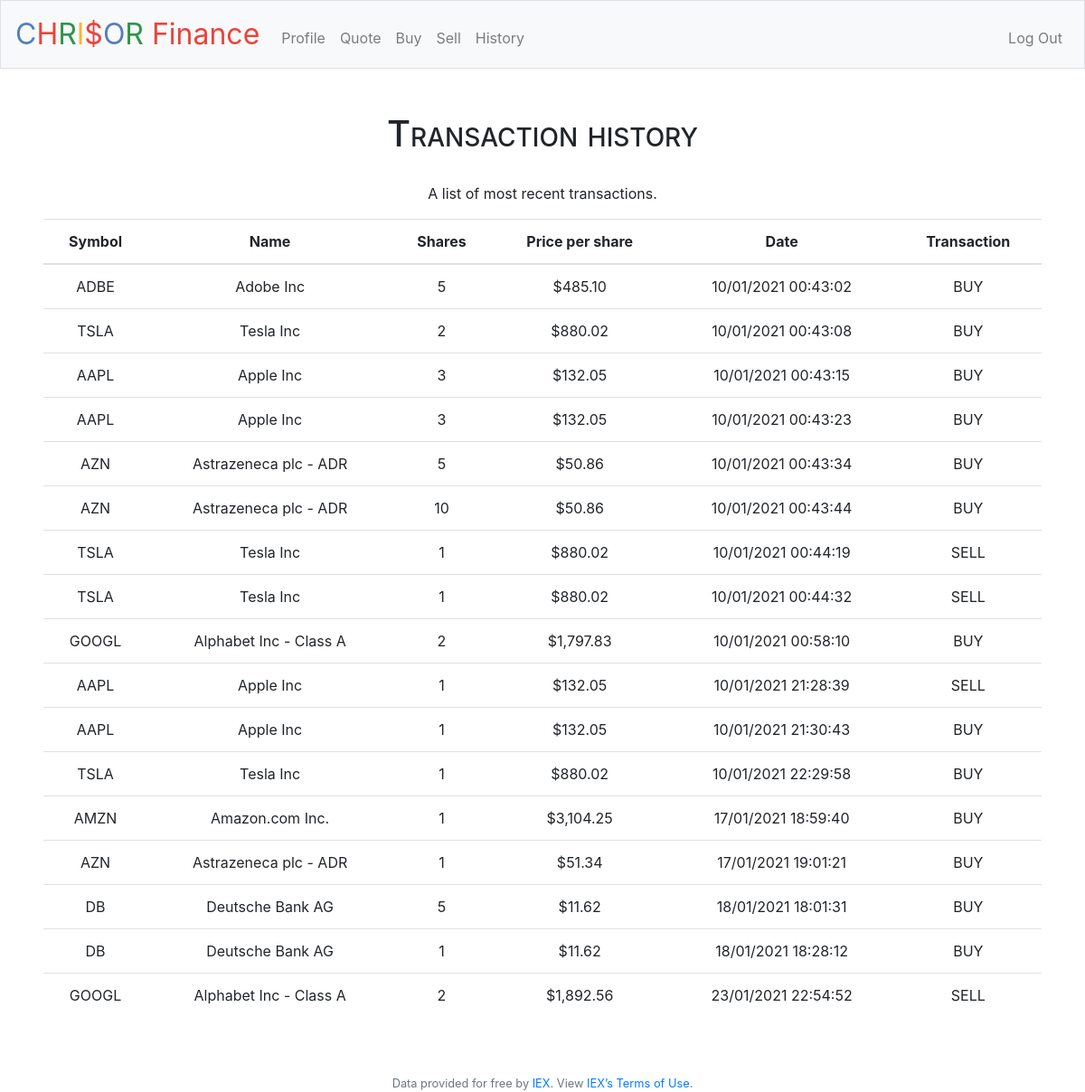
Screenshot of /history (signed in) with the database file from the repository.
### tables this page shows
CREATE TABLE 'history' ('symbol' TEXT, 'name' TEXT, 'user_id' integer, 'transaction_share_count' integer, 'original_price' number, 'date' datetime, 'purchase' text);

### finance/application.py (the view)
@app.route("/history")
@login_required
def history():
    user_id = session["user_id"]
    db.execute("SELECT symbol, name, transaction_share_count, original_price, date, purchase FROM history WHERE user_id = ?", [user_id])
    stocks = db.fetchall()
    return render_template("history.html", stocks=stocks)

### finance/application.py (called while the page is built)
@app.after_request
def after_request(response):
    response.headers["Cache-Control"] = "no-cache, no-store, must-revalidate"
    response.headers["Expires"] = 0
    response.headers["Pragma"] = "no-cache"
    return response

### finance/helpers.py (called while the page is built)
def login_required(f):
    @wraps(f)
    def decorated_function(*args, **kwargs):
        if session.get("user_id") is None:
            return redirect("/login")
        return f(*args, **kwargs)
    return decorated_function

def usd(value):
    return f"${value:,.2f}"

### finance/templates/history.html (shortened to what this page needs)
{% extends "layout.html" %}
{% block main %}
    <h1>Transaction history</h1>
    <p>A list of most recent transactions.</p>
    <div class="table-responsive">
    <table class="table table-hover">
        <thead>
            <tr>
                <th>Symbol</th>
                <th>Name</th>
                <th>Shares</th>
                <th>Price per share</th>
                <th>Date</th>
                <th>Transaction</th>
            </tr>
        </thead>
        <tbody>
            {% for stock in stocks %}
            <tr>
                <td>{{ stock.symbol }} </td>
                <td>{{ stock.name }}</td>
                <td>{{ stock.transaction_share_count }} </td>
                <td>{{ stock.original_price | usd }} </td>
                <td>{{ stock.date }} </td>
                <td>{{ stock.purchase }} </td>
            </tr>
            {% endfor %}
        </tbody>
    </table>
    </div>
{% endblock %}

### finance/templates/layout.html (shortened to what this page needs)
<!DOCTYPE html>
<html lang="en">
    <head>
        <link rel="stylesheet" href="https://cdn.jsdelivr.net/npm/bootstrap@4.5.3/dist/css/bootstrap.min.css">
        <link href="/static/styles.css" rel="stylesheet">
    </head>
    <body>
        <nav class="navbar navbar-expand-md navbar-light bg-light border">
            <a class="navbar-brand" href="/"><span class="blue">C</span><span class="red">H</span><span class="green">R</span><span class="yellow">I</span><span class="red">$</span><span class="blue">O</span><span class="green">R</span> <span class="red">Finance</span></a>
            <div class="collapse navbar-collapse" id="navbar">
                {% if session.user_id %}
                    <ul class="navbar-nav mr-auto mt-2">
                        <li class="nav-item"><a class="nav-link" href="/profile">Profile</a></li>
                        <li class="nav-item"><a class="nav-link" href="/quote">Quote</a></li>
                        <li class="nav-item"><a class="nav-link" href="/buy">Buy</a></li>
                        <li class="nav-item"><a class="nav-link" href="/sell">Sell</a></li>
                        <li class="nav-item"><a class="nav-link" href="/history">History</a></li>
                    </ul>
                    <ul class="navbar-nav ml-auto mt-2">
                        <li class="nav-item"><a class="nav-link" href="/logout">Log Out</a></li>
                    </ul>
                {% else %}
                    <ul class="navbar-nav ml-auto mt-2">
                        <li class="nav-item"><a class="nav-link" href="/register">Register</a></li>
                        <li class="nav-item"><a class="nav-link" href="/login">Log In</a></li>
                    </ul>
                {% endif %}
            </div>
        </nav>
        <main class="container-fluid p-5">
            {% block main %}{% endblock %}
        </main>
        <footer class="small text-center text-muted">
            Data provided for free by <a href="https://iextrading.com/developer">IEX</a>. View <a href="https://iextrading.com/api-exhibit-a/">IEX’s Terms of Use</a>.
        </footer>
    </body>
</html>

### finance/static/styles.css (style rules this page uses)
nav .navbar-brand { font-size: xx-large; }
nav .navbar-brand .blue { color: #537fbe; }
nav .navbar-brand .red { color: #ea433b; }
nav .navbar-brand .yellow { color: #f5b82e; }
nav .navbar-brand .green { color: #2e944b; }
main { overflow-x: auto; text-align: center; }
h1 { margin-bottom: 30px; font-variant: small-caps; }
ul { text-align: left; font-size: 16px; margin-bottom: 15px; }

### rows the page displays
history: symbol "ADBE", name "Adobe Inc", transaction_share_count "5", original_price "$485.10", date "10/01/2021 00:43:02", purchase "BUY"
history: symbol "TSLA", name "Tesla Inc", transaction_share_count "2", original_price "$880.02", date "10/01/2021 00:43:08", purchase "BUY"
history: symbol "AAPL", name "Apple Inc", transaction_share_count "3", original_price "$132.05", date "10/01/2021 00:43:15", purchase "BUY"
history: symbol "AAPL", name "Apple Inc", transaction_share_count "3", original_price "$132.05", date "10/01/2021 00:43:23", purchase "BUY"
history: symbol "AZN", name "Astrazeneca plc - ADR", transaction_share_count "5", original_price "$50.86", date "10/01/2021 00:43:34", purchase "BUY"
history: symbol "AZN", name "Astrazeneca plc - ADR", transaction_share_count "10", original_price "$50.86", date "10/01/2021 00:43:44", purchase "BUY"
history: symbol "TSLA", name "Tesla Inc", transaction_share_count "1", original_price "$880.02", date "10/01/2021 00:44:19", purchase "SELL"
history: symbol "TSLA", name "Tesla Inc", transaction_share_count "1", original_price "$880.02", date "10/01/2021 00:44:32", purchase "SELL"
history: symbol "GOOGL", name "Alphabet Inc - Class A", transaction_share_count "2", original_price "$1,797.83", date "10/01/2021 00:58:10", purchase "BUY"
history: symbol "AAPL", name "Apple Inc", transaction_share_count "1", original_price "$132.05", date "10/01/2021 21:28:39", purchase "SELL"
history: symbol "AAPL", name "Apple Inc", transaction_share_count "1", original_price "$132.05", date "10/01/2021 21:30:43", purchase "BUY"
history: symbol "TSLA", name "Tesla Inc", transaction_share_count "1", original_price "$880.02", date "10/01/2021 22:29:58", purchase "BUY"
history: symbol "AMZN", name "Amazon.com Inc.", transaction_share_count "1", original_price "$3,104.25", date "17/01/2021 18:59:40", purchase "BUY"
history: symbol "AZN", name "Astrazeneca plc - ADR", transaction_share_count "1", original_price "$51.34", date "17/01/2021 19:01:21", purchase "BUY"
history: symbol "DB", name "Deutsche Bank AG", transaction_share_count "5", original_price "$11.62", date "18/01/2021 18:01:31", purchase "BUY"
history: symbol "DB", name "Deutsche Bank AG", transaction_share_count "1", original_price "$11.62", date "18/01/2021 18:28:12", purchase "BUY"
history: symbol "GOOGL", name "Alphabet Inc - Class A", transaction_share_count "2", original_price "$1,892.56", date "23/01/2021 22:54:52", purchase "SELL"
